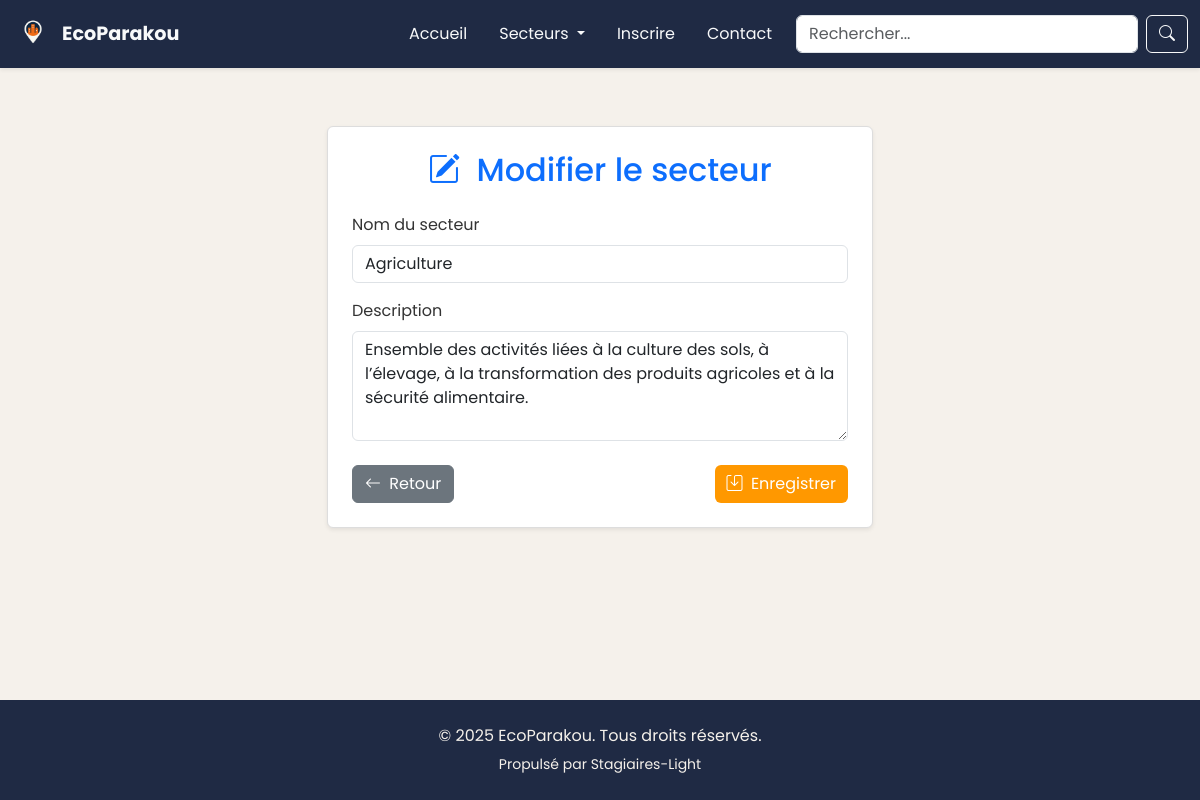
Screenshot of /admin/secteurs/modifier_secteur.php?id=1 (signed in) with the database file from the repository.
### tables this page shows
CREATE TABLE `secteurs` (
  `id` int NOT NULL,
  `nom` varchar(100) NOT NULL,
  `slug` varchar(100) DEFAULT NULL,
  `description` text,
  `ordre` int DEFAULT '0'
);

### admin/secteurs/modifier_secteur.php (the view, shortened to what this page needs)
<?php
  include_once '../../includes/db.php';
  $id = intval($_GET['id']);
  $stmt = $mysqli->prepare("SELECT nom, slug, description FROM secteurs WHERE id = ?");
  $stmt->bind_param("i", $id);
  $stmt->execute();
  $stmt->bind_result($nom_actuel, $slug_actuel, $description_actuel);
?>
<!DOCTYPE html>
<html lang="fr">
  <head>
    <?php include_once '../../includes/meta-head.php'; ?>
    <link rel="stylesheet" href="../../public/assets/css/modifier_secteur.css">
    <link rel="stylesheet" href="../../public/assets/css/header.css">
    <link rel="stylesheet" href="../../public/assets/css/footer.css">
  </head>
  <body>
    <?php include_once '../../includes/header.php'; ?>
    <main>
      <div class="container py-5">
        <div class="row justify-content-center">
          <div class="col-md-8 col-lg-6">
            <div class="form-wrapper p-4 rounded shadow-sm">
              <h2 class="mb-4 text-center text-primary">
                <i class="bi bi-pencil-square me-2"></i> Modifier le secteur
              </h2>
              <form method="POST">
                <div class="mb-3">
                  <label for="nom" class="form-label">Nom du secteur</label>
                  <input type="text" name="nom" id="nom" class="form-control" value="<?= htmlspecialchars($nom_actuel) ?>" required>
                </div>
                <div class="mb-3">
                  <label for="description" class="form-label">Description</label>
                  <textarea name="description" id="description" class="form-control" rows="4"><?= htmlspecialchars($description_actuel) ?></textarea>
                </div>
                <div class="d-flex justify-content-between mt-4">
                  <a href="liste_secteur.php" class="btn btn-secondary">
                    <i class="bi bi-arrow-left me-1"></i> Retour
                  </a>
                  <button type="submit" class="btn btn-accent">
                    <i class="bi bi-save me-1"></i> Enregistrer
                  </button>
                </div>
              </form>
            </div>
          </div>
        </div>
      </div>
    </main>
    <?php include_once '../../includes/footer.php'; ?>
  </body>
</html>

### public/assets/css/style.css (style rules this page uses)
:root { --color-primary: #1F2A44; --color-accent: #FF9800; --color-bg: #F5F1EB; --color-text: #333333; --color-white: #ffffff; --color-muted: #6c757d; --color-hover: #f0f0f0; --font-main: 'Poppins', sans-serif; }
body { margin: 0; font-family: var(--font-main); background-color: var(--color-bg); color: var(--color-text); }

### public/assets/css/modifier_secteur.css (style rules this page uses)
body { background-color: #F5F1EB; font-family: 'Poppins', sans-serif; padding-top: 78px; }
.btn-accent { background-color: #FF9800; color: #fff; border: none; }
.form-wrapper { background-color: #fff; border: 1px solid #ddd; border-radius: 8px; box-shadow: 0 4px 12px rgba(0,0,0,0.05); }

### public/assets/css/header.css (style rules this page uses)
:root { --color-primary: #1F2A44; --color-accent: #FF9800; --color-bg: #F5F1EB; --color-text: #333333; --font-main: 'Poppins', sans-serif; }
body { font-family: var(--font-main); }

### public/assets/css/footer.css (style rules this page uses)
:root { --color-primary: #1F2A44; --color-accent: #FF9800; --color-bg: #F5F1EB; --color-text: #333333; --font-main: 'Poppins', sans-serif; }
html, body { height: 100%; }
body { display: flex; flex-direction: column; }
main { flex: 1; }

### rows the page displays
secteurs: nom "Agriculture", description "Ensemble des activités liées à la culture des sols, à l’élevage, à la transformation des produits agricoles et à la sécurité alimentaire."

### other values shown
SITE_NAME "EcoParakou"
SITE_AUTHOR "Stagiaires-Light"
